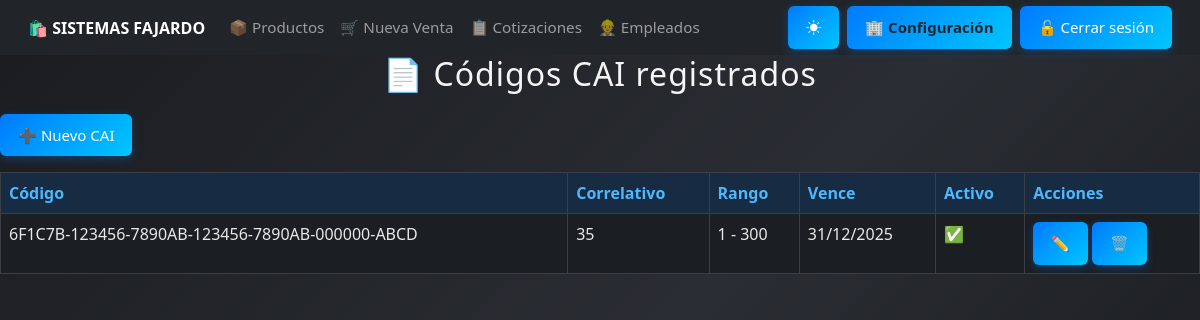
Page /cai/ (signed in) on the earlier database version.
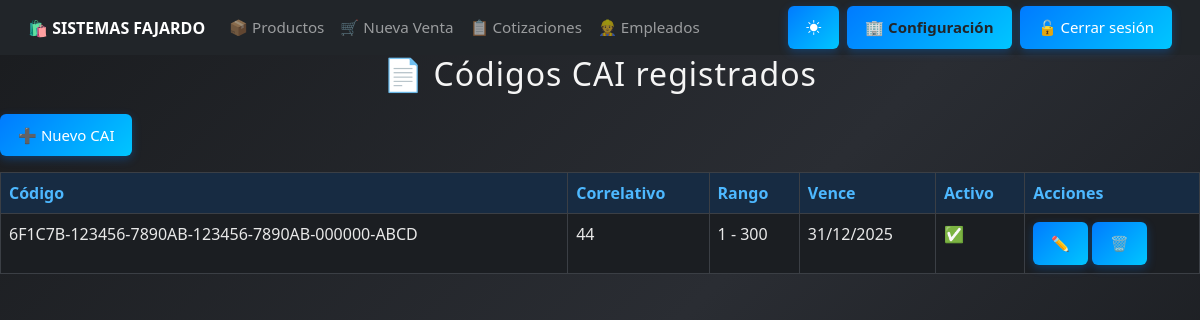
Same page on the later database version.
### core/models.py (models this page shows, shortened)
class Cai(models.Model):
    codigo = models.CharField("Código CAI", max_length=50, unique=True)
    prefijo = models.CharField("Prefijo SAR", max_length=20, blank=True, null=True)
    rango_inicial = models.PositiveIntegerField("Correlativo inicial")
    rango_final = models.PositiveIntegerField("Correlativo final")
    correlativo_actual = models.PositiveIntegerField("Siguiente correlativo")
    fecha_limite = models.DateField("Fecha límite de emisión")
    activo = models.BooleanField("Activo", default=True)

### core/views.py (the view)
# urls.py: path('cai/', views.listar_cai, name='listar_cai'),
@login_required
@permission_required('core.view_cai')
def listar_cai(request):
    cais = Cai.objects.all().order_by('-activo', 'fecha_limite')
    return render(request, 'cai/listar_cai.html', {'cais': cais})

### core/context_processors.py (called while the page is built)
def empresa_context(request):
    try:
        empresa = EmpresaConfig.objects.get(pk=1)
    except EmpresaConfig.DoesNotExist:
        empresa = None
    return {
        'empresa': empresa
    }

### core/templates/cai/listar_cai.html (shortened to what this page needs)
{% extends 'base.html' %}
{% block content %}
  <h2>📄 Códigos CAI registrados</h2>
  <a href="{% url 'crear_cai' %}" class="btn btn-success mb-3">➕ Nuevo CAI</a>
  <table class="table table-bordered">
    <thead>
      <tr>
        <th>Código</th>
        <th>Correlativo</th>
        <th>Rango</th>
        <th>Vence</th>
        <th>Activo</th>
        <th>Acciones</th>
      </tr>
    </thead>
    <tbody>
      {% for cai in cais %}
        <tr>
          <td>{{ cai.codigo }}</td>
          <td>{{ cai.correlativo_actual }}</td>
          <td>{{ cai.rango_inicial }} - {{ cai.rango_final }}</td>
          <td>{{ cai.fecha_limite|date:"d/m/Y" }}</td>
          <td>{{ cai.activo|yesno:"✅,❌" }}</td>
          <td>
            <a href="{% url 'editar_cai' cai.id %}" class="btn btn-sm btn-warning">✏️</a>
            <a href="{% url 'eliminar_cai' cai.id %}"
           class="btn btn-sm btn-danger"
           onclick="return confirm('⚠️ ¿Estás seguro que deseas eliminar este CAI? Esta acción no se puede deshacer.')">
           🗑️
            </a>
          </td>
        </tr>
      {% empty %}
        <tr><td colspan="6">No hay CAIs registrados.</td></tr>
      {% endfor %}
    </tbody>
  </table>
{% endblock %}

Differences in the rows shown:
changed Cai "6F1C7B-123456-7890AB-123456-7890AB-000000-ABCD": correlativo_actual "35" → "44"
